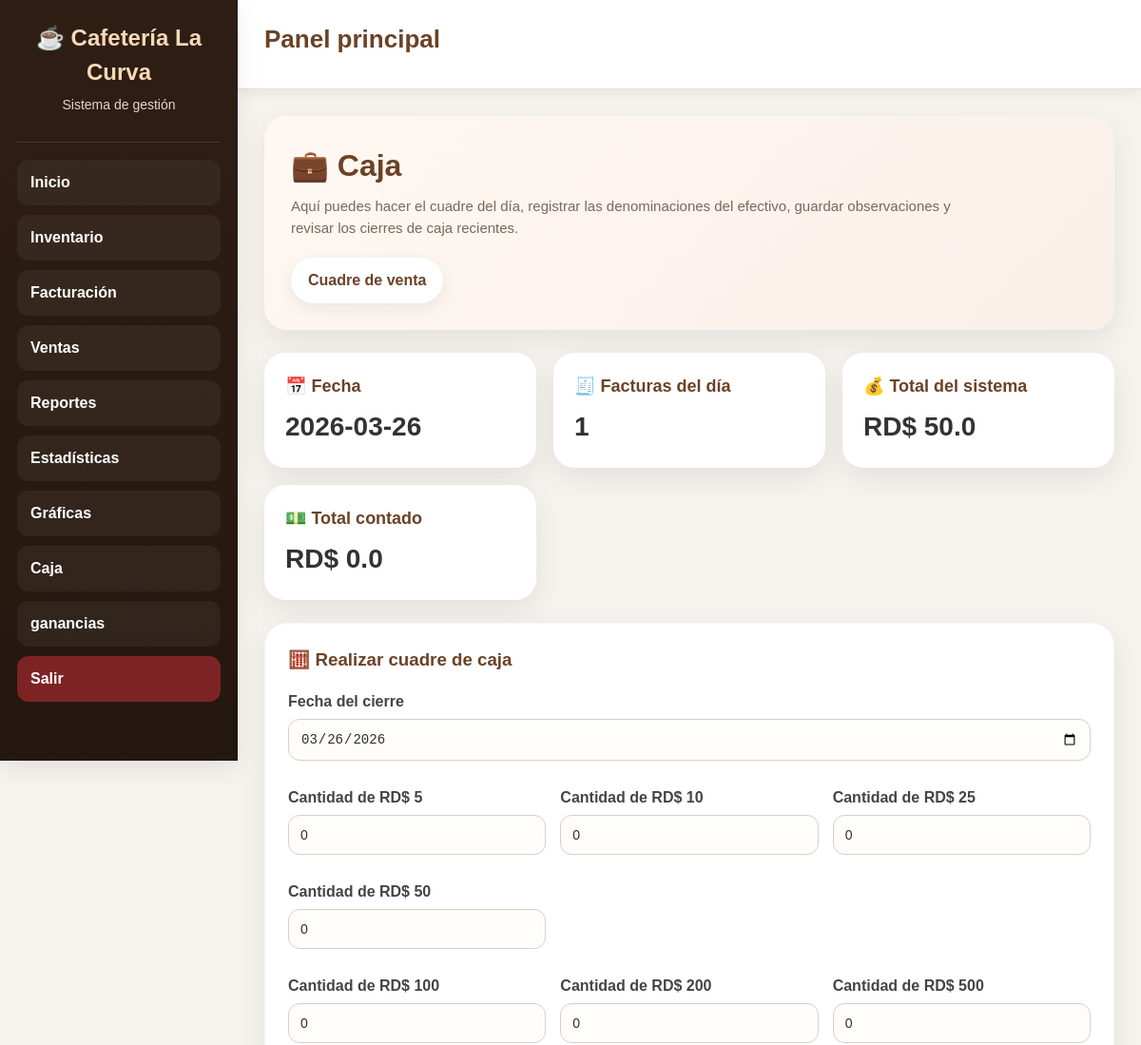
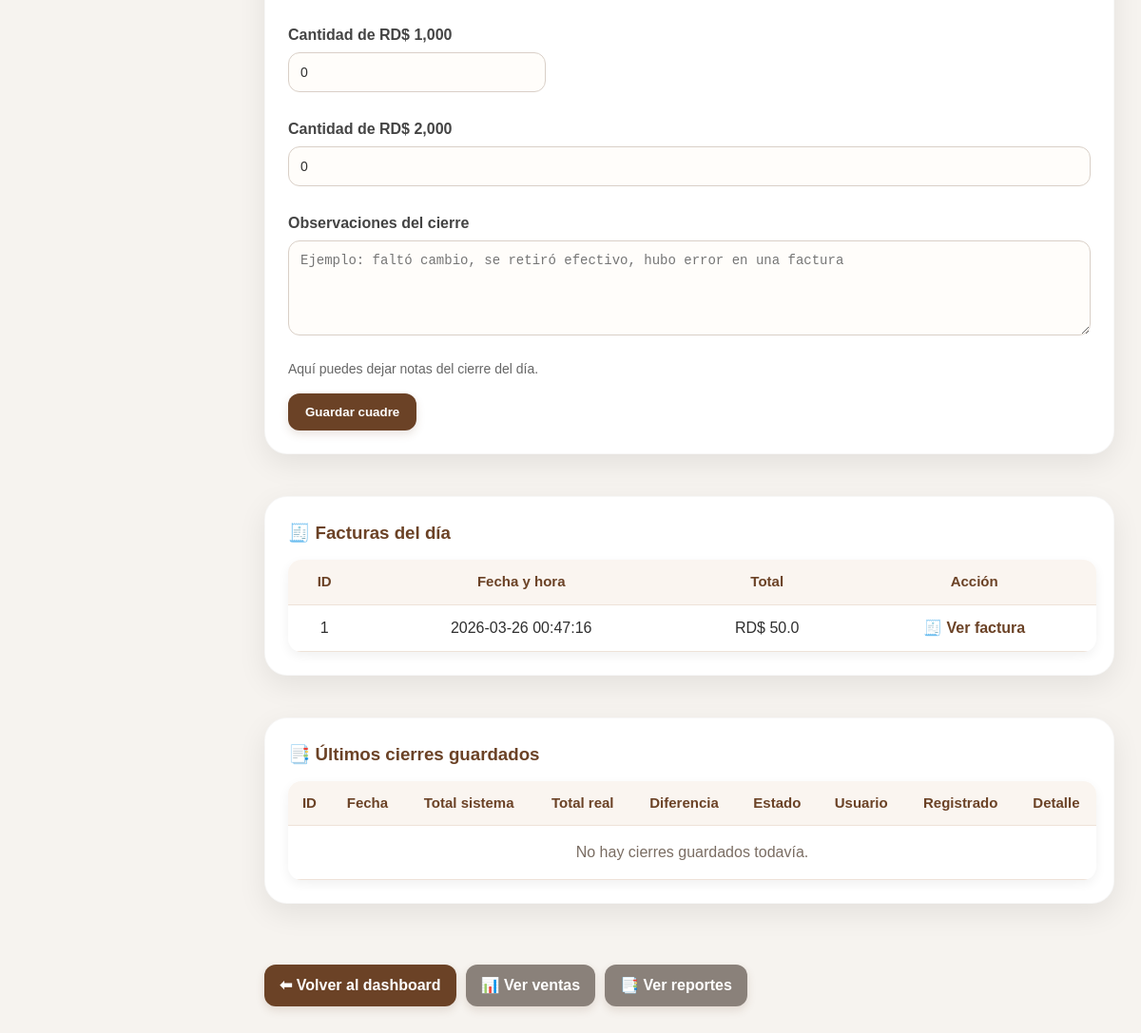
The app's page /caja (signed in) with its own data (2 pictures, top to bottom).
### tables this page shows
CREATE TABLE facturas(
            id INTEGER PRIMARY KEY AUTOINCREMENT,
            fecha DATETIME DEFAULT CURRENT_TIMESTAMP,
            total REAL,
            pago_con REAL DEFAULT 0,
            devuelta REAL DEFAULT 0
        );

### app.py (the view, shortened to what this page needs)
@app.route("/caja", methods=["GET", "POST"])
def caja():
    if "usuario" not in session:
        return redirect("/")
    conn = None
    try:
        fecha = request.form.get("fecha") if request.method == "POST" else request.args.get("fecha")
        conn = conectar_seguro()
        c = conn.cursor()
        if not fecha:
            c.execute("SELECT DATE('now')")
            fecha = c.fetchone()[0]
        c.execute("""
            SELECT id, fecha, total
            FROM facturas
            WHERE DATE(fecha) = ?
            ORDER BY fecha DESC
        """, (fecha,))
        facturas = c.fetchall()
        c.execute("""
            SELECT COUNT(*), COALESCE(SUM(total), 0)
            FROM facturas
            WHERE DATE(fecha) = ?
        """, (fecha,))
        resumen = c.fetchone()
        cantidad_facturas = resumen[0]
        total_sistema = float(resumen[1] or 0)
        cant_5 = 0
        cant_10 = 0
        cant_25 = 0
        cant_50 = 0
        cant_100 = 0
        cant_200 = 0
        cant_500 = 0
        cant_1000 = 0
        cant_2000 = 0
        observaciones = ""
        total_real = 0.0
        diferencia = None
        estado = None
        cierre_guardado = False
        ultimo_cierre_id = None
        c.execute("""
            SELECT id, fecha_cierre, total_sistema, total_real, diferencia, estado, usuario, creado_en
            FROM cierres_caja
            ORDER BY creado_en DESC
            LIMIT 10
        """)
        cierres = c.fetchall()
        return render_template(
            "caja.html",
            fecha=fecha,
            facturas=facturas,
            cantidad_facturas=cantidad_facturas,
            total_sistema=total_sistema,
            cant_5=cant_5,
            cant_10=cant_10,
            cant_25=cant_25,
            cant_50=cant_50,
            cant_100=cant_100,
            cant_200=cant_200,
            cant_500=cant_500,
            cant_1000=cant_1000,
            cant_2000=cant_2000,
            observaciones=observaciones,
            total_real=total_real,
            diferencia=diferencia,
            estado=estado,
            cierre_guardado=cierre_guardado,
            ultimo_cierre_id=ultimo_cierre_id,
            cierres=cierres
        )
    except Exception as e:
        return f"Error en caja: {e}"
    finally:
        if conn:
            conn.close()

### app.py (called while the page is built)
def conectar_seguro():
    conn = conectar()
    try:
        conn.execute("PRAGMA foreign_keys = ON")
    except Exception:
        pass
    return conn

@app.before_request
def proteger_rutas():
    if request.path.startswith("/static/"):
        return None
    rutas_libres = ["/"]
    if request.path not in rutas_libres and "usuario" not in session:
        return redirect("/")

### database.py (called while the page is built)
def conectar():
    database_url = os.getenv("DATABASE_URL")
    if database_url and psycopg2:
        conn = psycopg2.connect(database_url)
        conn.autocommit = False
        return ConnectionCompat(conn)
    conn = sqlite3.connect("cafeteria.db", timeout=30)
    return conn

### templates/caja.html (shortened to what this page needs)
{% extends "base.html" %}
{% block content %}
<div class="caja-wrap">
    <div class="hero-caja">
        <div>
            <h1>💼 Caja</h1>
            <p>
                Aquí puedes hacer el cuadre del día, registrar las denominaciones del efectivo,
                guardar observaciones y revisar los cierres de caja recientes.
            </p>
        </div>
        <div class="hero-badge">
            Cuadre de venta
        </div>
    </div>
    <div class="grid-resumen">
        <div class="card-resumen">
            <h3>📅 Fecha</h3>
            <div class="valor">{{ fecha }}</div>
        </div>
        <div class="card-resumen">
            <h3>🧾 Facturas del día</h3>
            <div class="valor">{{ cantidad_facturas }}</div>
        </div>
        <div class="card-resumen">
            <h3>💰 Total del sistema</h3>
            <div class="valor">RD$ {{ total_sistema }}</div>
        </div>
        <div class="card-resumen">
            <h3>💵 Total contado</h3>
            <div class="valor">RD$ {{ total_real }}</div>
        </div>
    </div>
    <form method="POST" class="form-box">
        <h3>🧮 Realizar cuadre de caja</h3>
        <div class="fila">
            <div>
                <label for="fecha">Fecha del cierre</label>
                <input type="date" id="fecha" name="fecha" value="{{ fecha }}" required>
            </div>
        </div>
        <div class="fila">
            <div>
                <label for="cant_5">Cantidad de RD$ 5</label>
                <input type="number" id="cant_5" name="cant_5" min="0" value="{{ cant_5 }}">
            </div>
            <div>
                <label for="cant_10">Cantidad de RD$ 10</label>
                <input type="number" id="cant_10" name="cant_10" min="0" value="{{ cant_10 }}">
            </div>
            <div>
                <label for="cant_25">Cantidad de RD$ 25</label>
                <input type="number" id="cant_25" name="cant_25" min="0" value="{{ cant_25 }}">
            </div>
            <div>
                <label for="cant_50">Cantidad de RD$ 50</label>
                <input type="number" id="cant_50" name="cant_50" min="0" value="{{ cant_50 }}">
            </div>
        </div>
        <div class="fila">
            <div>
                <label for="cant_100">Cantidad de RD$ 100</label>
                <input type="number" id="cant_100" name="cant_100" min="0" value="{{ cant_100 }}">
            </div>
            <div>
                <label for="cant_200">Cantidad de RD$ 200</label>
                <input type="number" id="cant_200" name="cant_200" min="0" value="{{ cant_200 }}">
            </div>
            <div>
                <label for="cant_500">Cantidad de RD$ 500</label>
                <input type="number" id="cant_500" name="cant_500" min="0" value="{{ cant_500 }}">
            </div>
            <div>
                <label for="cant_1000">Cantidad de RD$ 1,000</label>
                <input type="number" id="cant_1000" name="cant_1000" min="0" value="{{ cant_1000 }}">
            </div>
        </div>
        <div class="fila">
            <div>
                <label for="cant_2000">Cantidad de RD$ 2,000</label>
                <input type="number" id="cant_2000" name="cant_2000" min="0" value="{{ cant_2000 }}">
            </div>
        </div>
        <div class="fila">
            <div>
                <label for="observaciones">Observaciones del cierre</label>
                <textarea
                    id="observaciones"
                    name="observaciones"
                    placeholder="Ejemplo: faltó cambio, se retiró efectivo, hubo error en una factura"
                >{{ observaciones }}</textarea>
                <div class="mini">Aquí puedes dejar notas del cierre del día.</div>
            </div>
        </div>
        <button type="submit">Guardar cuadre</button>
    </form>
    <div class="tabla-box">
        <h3>🧾 Facturas del día</h3>
        <table>
            <thead>
                <tr>
                    <th>ID</th>
                    <th>Fecha y hora</th>
                    <th>Total</th>
                    <th>Acción</th>
                </tr>
            </thead>
            <tbody>
                {% if facturas %}
                    {% for f in facturas %}
                    <tr>
                        <td>{{ f[0] }}</td>
                        <td>{{ f[1] }}</td>
                        <td>RD$ {{ f[2] }}</td>
                        <td>
                            <a class="detalle-link" href="/factura/{{ f[0] }}">🧾 Ver factura</a>
                        </td>
                    </tr>
                    {% endfor %}
                {% else %}
                    <tr>
                        <td colspan="4" class="sin-datos">No hay facturas registradas en esta fecha.</td>
                    </tr>
                {% endif %}
            </tbody>
        </table>
    </div>
    <div class="tabla-box">
        <h3>📑 Últimos cierres guardados</h3>
        <table>
            <thead>
                <tr>
                    <th>ID</th>
                    <th>Fecha</th>
                    <th>Total sistema</th>
                    <th>Total real</th>
                    <th>Diferencia</th>
                    <th>Estado</th>
                    <th>Usuario</th>
                    <th>Registrado</th>
                    <th>Detalle</th>
                </tr>
            </thead>
            <tbody>
                {% if cierres %}
                    {% for c in cierres %}
                    <tr>
                        <td>{{ c[0] }}</td>
                        <td>{{ c[1] }}</td>
                        <td>RD$ {{ c[2] }}</td>
                        <td>RD$ {{ c[3] }}</td>
                        <td>RD$ {{ c[4] }}</td>
                        <td>{{ c[5] }}</td>
                        <td>{{ c[6] }}</td>
                        <td>{{ c[7] }}</td>
                        <td>
                            <a class="detalle-link" href="/cierre/{{ c[0] }}">🖨 Ver</a>
                        </td>
                    </tr>
                    {% endfor %}
                {% else %}
                    <tr>
                        <td colspan="9" class="sin-datos">No hay cierres guardados todavía.</td>
                    </tr>
                {% endif %}
            </tbody>
        </table>
    </div>
    <div class="acciones">
        <a class="link-btn" href="/dashboard">⬅ Volver al dashboard</a>
        <a class="link-btn sec" href="/ventas">📊 Ver ventas</a>
        <a class="link-btn sec" href="/reportes">📑 Ver reportes</a>
    </div>
</div>
{% endblock %}

### static/css/style.css (style rules this page uses)
:root { --principal:#6b4226; --principal-oscuro:#55331d; --secundario:#8b5e3c; --fondo:#f6f3ef; --blanco:#ffffff; --texto:#2f2f2f; --texto-suave:#6b7280; --suave:#fdf7f3; --borde:#e6ddd4; --exito:#1f7a37; --info:#1565c0; --alerta:#c62828; --advertencia:#8a6d1d; --sidebar:#2f1e14; --sidebar-hover:#4a2d1b; --sidebar-activo:#6b4226; --topbar:#ffffff; --sombra:0 8px 24px rgba(0,0,0,0.08); --sombra-suave:0 4px 12px rgba(0,0,0,0.06); --radio:16px; --radio-sm:10px; --ancho-sidebar:250px; --transicion:0.25s ease; }
* { box-sizing:border-box; margin:0; padding:0; }
html { scroll-behavior:smooth; }
body { font-family:Arial, sans-serif; background:var(--fondo); color:var(--texto); line-height:1.5; }
.card, .form-box, .tabla-box, .buscador, .filtro, .ticket, .factura-container, .login-box, .panel, .resumen-box, .box { background:var(--blanco); padding:20px; border-radius:var(--radio); box-shadow:var(--sombra); margin-bottom:20px; border:1px solid rgba(0,0,0,0.03); }
h1,h2,h3,h4 { color:var(--principal); margin-bottom:10px; }
p { margin-bottom:10px; }
a { text-decoration:none; color:var(--principal); }
.menu, .grid, .fila, .dashboard-grid, .resumen-grid { display:grid; gap:20px; }
.fila { grid-template-columns:repeat(auto-fit,minmax(220px,1fr)); margin-bottom:15px; }
label { display:block; margin-bottom:6px; font-weight:bold; color:#444; }
input, select, textarea { width:100%; padding:11px 12px; border:1px solid var(--borde); border-radius:10px; font-size:15px; background:#fff; color:var(--texto); transition:border-color var(--transicion), box-shadow var(--transicion), background var(--transicion); margin-bottom:12px; }
textarea { min-height:100px; resize:vertical; }
button, .btn, .link-btn { display:inline-flex; align-items:center; justify-content:center; gap:8px; background:var(--principal); color:var(--blanco); border:none; padding:12px 18px; border-radius:10px; cursor:pointer; font-weight:bold; transition:background var(--transicion), transform var(--transicion), box-shadow var(--transicion); box-shadow:0 4px 10px rgba(107,66,38,0.15); }
.link-btn.sec, .btn-sec { background:#8c8c8c; }
.acciones { margin-top:20px; display:flex; gap:10px; flex-wrap:wrap; }
table { width:100%; border-collapse:collapse; background:var(--blanco); border-radius:14px; overflow:hidden; box-shadow:var(--sombra-suave); }
th, td { padding:13px 12px; border-bottom:1px solid #eee; text-align:center; }
th { background:var(--principal); color:var(--blanco); font-size:15px; }
.valor { font-size:28px; font-weight:bold; color:var(--principal); }
.mini { font-size:14px; color:#666; margin-top:6px; }

### records on screen
facturas: id "1", fecha "2026-03-26 00:47:16", total "50.0"

### other values on screen
{{ fecha }} "2026-03-26"
{{ cantidad_facturas }} "1"
{{ total_sistema }} "50.0"
{{ total_real }} "0.0"
